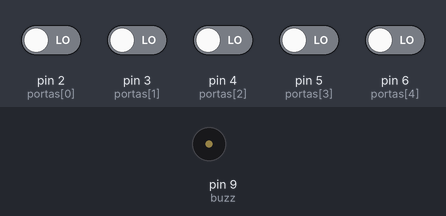
A sketch run on a simulated Arduino Uno, built with avr-gcc and run on an emulated ATmega328P. Parts: buzzer (waves = sounding). Inputs (shaded band) come from the test bench; at power-on: pin 2 (portas[0]), pin 3 (portas[1]), pin 4 (portas[2]), pin 5 (portas[3]), pin 6 (portas[4]) LOW.

Above: at 1.2 s.
1.3 s: pin 2 (portas[0]) driven HIGH
At 2.6 s:
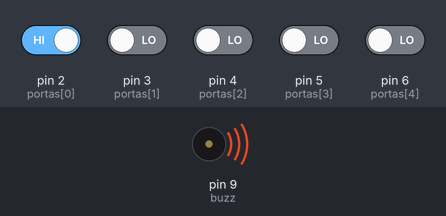
Timing chart, 0 to 4.3 s (numbered marks = the images above; inputs shaded):
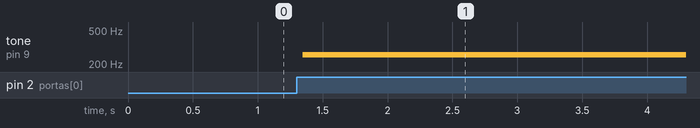

Measured:
- after the input at 1.3 s, tone on pin 9 (buzz): silent → 255 Hz after 0.05 s

The sketch:

teclado.ino
```cpp
int portas[] = {2,3,4,5,6};

 //329.63/
float doh = 1915;
float re = 1700;
float mi = 1519;
float fa = 1432;
float sol = 1275;

float notas[] = {doh,re,mi,fa,sol};

int tamanho = 5;

int estados[5];

int buzz = 9;

void setup() {
  int i;
  for (i = 0; i < tamanho; i++){
   pinMode(portas[i],INPUT);
  }
  pinMode(buzz, OUTPUT);
}

void pegaEstadoBotoes() {
  int i;
  for (i = 0; i < tamanho; i++){
    estados[i] = digitalRead(portas[i]);
  }
}

void playTone(float nota, int duration) {
  for (long i = 0; i < duration * 1000L; i += nota * 2) {
    digitalWrite(buzz, HIGH);
    delayMicroseconds(nota);
    digitalWrite(buzz, LOW);
    delayMicroseconds(nota);
  }
}


void playNote(int duration) {
  // play the tone corresponding to the note name
  for (int i = 0; i < tamanho; i++) {
    if (estados[i] == HIGH) {
      playTone(notas[i], duration);
    }
  }
}

int verificarBotoesPressionadosPeloUsuarioNoMomento(){
  pegaEstadoBotoes();
  playNote(1);
}

void loop() {
    verificarBotoesPressionadosPeloUsuarioNoMomento();
  }
```
